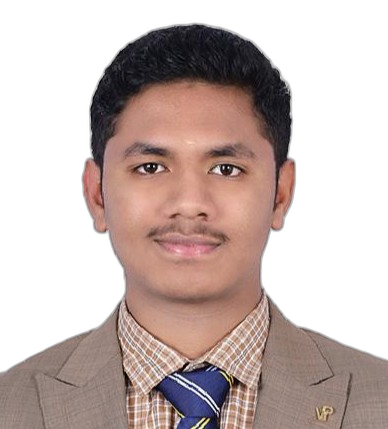
#> input picture white_bg.png, 388 x 429 px, found by its file name
$ python make_ascii_svg.py
#> lines starting #> are read from the running program, lines starting #| are printed output that depends on the picture
from PIL import Image

image = Image.open("white_bg.png")
#> image is the input picture: PIL image 388x429 RGB; mean R, G, B 198.7, 182.7, 178.7
image = image.resize((100,53))
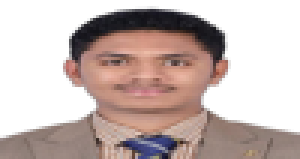
#> image: PIL image 100x53 RGB (shown 3 times larger); mean R, G, B 198.6, 182.6, 178.5
image = image.convert("L")
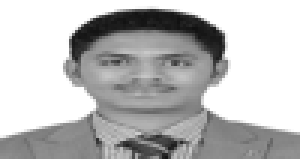
#> image: PIL image 100x53 L (shown 3 times larger); min 16, max 255, mean 186.9

ASCII_CHARS = " .`:-=+*cs#%@"

ascii_image = []

for y in range(image.height):
    row = ""

    for x in range(image.width):
        pixel = image.getpixel((x, y))

        index = pixel * (len(ASCII_CHARS)-1) // 255

        character = ASCII_CHARS[index]

        row += character

    ascii_image.append(row)
#> after the loop, ascii_image = 53 items
svg = open("avi-ascii.svg", "w")

svg.write("""<svg xmlns="http://www.w3.org/2000/svg"
width="900"
height="700"
style="background:black">
""")

y = 20
delay = 0

for row in ascii_image:

    svg.write(f'''
<text x="20"
      y="{y}"
      font-family="Courier New"
      font-size="10"
      fill="white"
      opacity="0">

{row}

<animate
attributeName="opacity"
from="0"
to="1"
begin="{delay}s"
dur="0.05s"
fill="freeze"/>

</text>
''')
    y += 12
#> this loop made 53 passes
#> y on passes 1 to 12: 32, 44, 56, 68, 80, 92, 104, 116, 128, 140, 152, 164
#> after the loop, y = 656
delay += 0.05

svg.write("</svg>")

svg.close()
